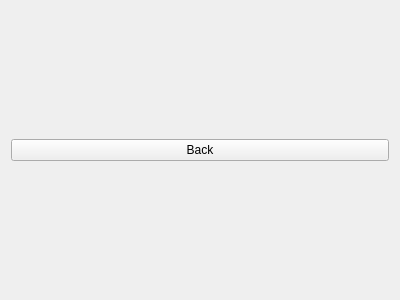
<?xml version="1.0" encoding="UTF-8"?>
<ui version="4.0">
 <class>TeamPage</class>
 <widget class="QWidget" name="TeamPage">
  <property name="geometry">
   <rect>
    <x>0</x>
    <y>0</y>
    <width>400</width>
    <height>300</height>
   </rect>
  </property>
  <property name="windowTitle">
   <string>Form</string>
  </property>
  <layout class="QVBoxLayout" name="verticalLayout">
   <item>
    <layout class="QGridLayout" name="teamGrid"/>
   </item>
   <item>
    <widget class="QPushButton" name="backButton">
     <property name="text">
      <string>Back</string>
     </property>
    </widget>
   </item>
  </layout>
 </widget>
 <resources/>
 <connections/>
</ui>
